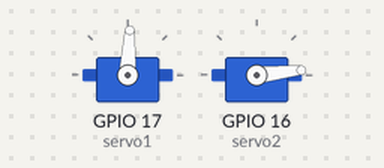
Simulated run of this sketch. Board: ESP32. Parts: 2 × servo.

Above: at 0.05 s.
At 0.25 s:
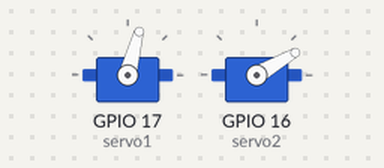
At 0.45 s:
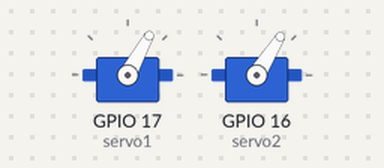
At 0.9 s:
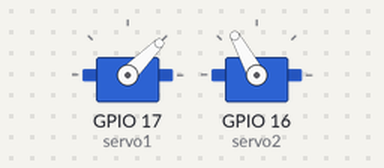
Timing chart, 0 to 3.0 s (numbered marks = the images above):
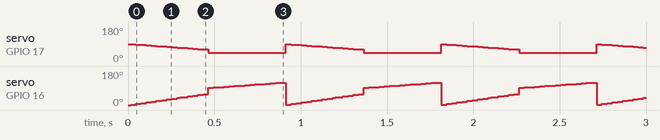

The sketch:

servo3.ino
```cpp
#include <ESP32Servo.h>

Servo servo1;  // create servo object to control a servo
Servo servo2;  // create servo object to control a servo

int pos1 ;      // angle of servo 1
int pos2 ;      // angle of servo2

void setup()
{
  servo1.attach(17);  // attaches the servo on pin 9 to the servo object
  servo2.attach(16);  // attaches the servo on pin 10 to the servo object
}

void loop()
{
      // Scene 1:
  for (int i=0; i<30; i += 1) {
    pos1 = 90 - i;              // servo1 from 90 to 45 degrees
    pos2 = 0 + (i*2);           // servo2 from 0 to 90 degrees

    servo1.write(pos1);
    servo2.write(pos2);
    delay(15);                           // waits for the servo to get there
  }

     // Scene 2
  for (int i=0; i<30; i += 1) {
    pos1 = 45;                  // servo1 doesn't move
    pos2 = 90 + i;              // servo2 from 90 to 150 degrees
    servo1.write(pos1);
    servo2.write(pos2);
    delay(15);                           // waits for the servo to get there
  }
}
```

Measured:
- by itself, servo on GPIO 16 (servo2): ramps from 2° to 119° and jumps back, once every 0.90 s
- by itself, servo on GPIO 17 (servo1): repeats every 0.90 s: 87° 0.03 s, 85° 0.03 s, 83° 0.03 s, 81° 0.03 s, 79° 0.03 s, 77° 0.03 s, 75° 0.03 s, 73° 0.03 s, 71° 0.01 s, 70° 0.01 s, 69° 0.03 s, 67° 0.03 s, 65° 0.03 s, 63° 0.03 s, 61° 0.03 s, 45° 0.45 s, 89° 0.03 s
